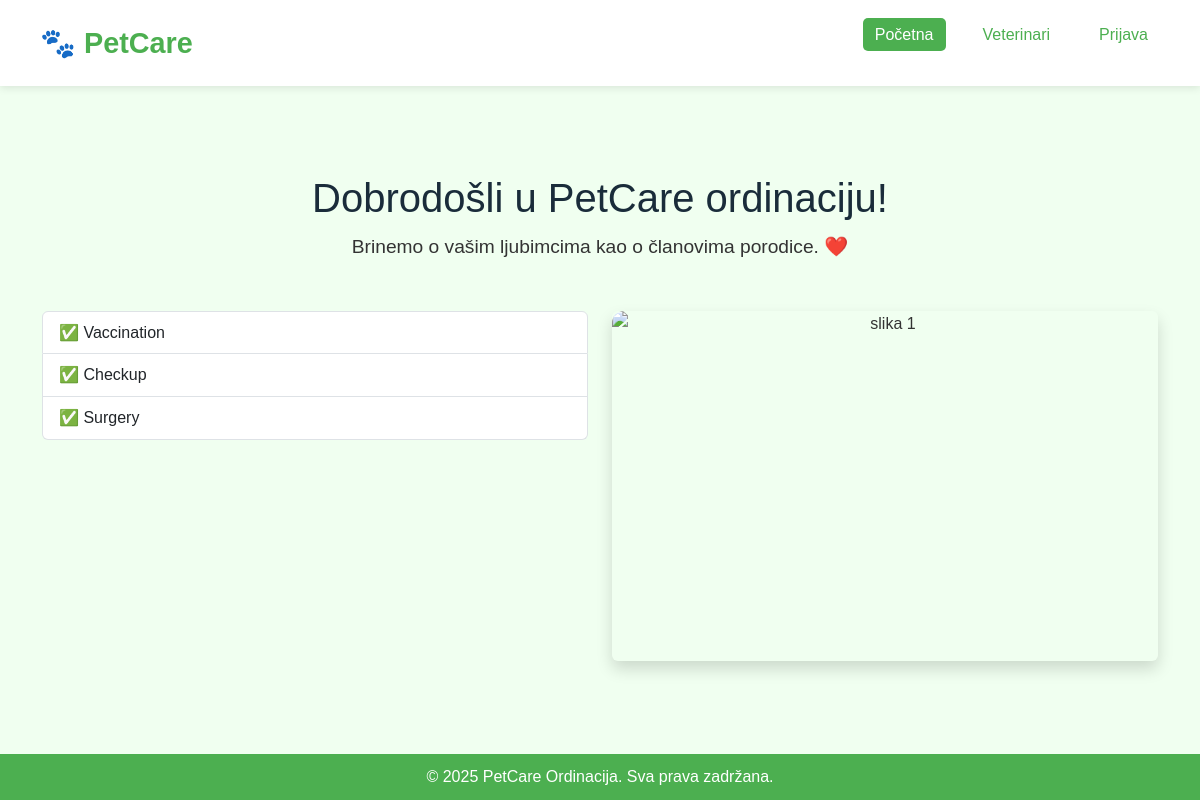
The page / on the database its author committed.
### tables this page shows
CREATE TABLE `services` (
  `id` int(10) UNSIGNED NOT NULL,
  `name` varchar(100) NOT NULL,
  `description` text DEFAULT NULL,
  `price` decimal(10,2) NOT NULL CHECK (`price` >= 0)
);

### functions.php (called while the page is built, shortened)
<?php
function get_all_services($pdo) {
    $stmt = $pdo->query("SELECT * FROM services");
    return $stmt->fetchAll();
}

### index.php (the view, shortened to what this page needs)
<?php
require_once 'functions.php';
$services = get_all_services($pdo);
?>
<!DOCTYPE html>
<html lang="sr">
<head>
    <link href="https://cdn.jsdelivr.net/npm/bootstrap@5.3.0/dist/css/bootstrap.min.css" rel="stylesheet">
    <link rel="stylesheet" href="css/css.css">
</head>
<body>
<header>
    <div class="logo">🐾 PetCare</div>
    <nav>
        <ul>
            <li><a href="index.php" class="active">Početna</a></li>
            <li><a href="vets.php">Veterinari</a></li>
            <li><a href="login.php">Prijava</a></li>
        </ul>
    </nav>
</header>
<main class="container my-5">
    <section class="hero text-center mb-5">
        <h1>Dobrodošli u PetCare ordinaciju!</h1>
        <p>Brinemo o vašim ljubimcima kao o članovima porodice. ❤️</p>
    </section>
    <div class="row align-items-start">
        <div class="col-md-6">
            <ul class="list-group text-start">
                <?php foreach ($services as $service): ?>
                    <li class="list-group-item">✅ <?= htmlspecialchars($service['name']) ?></li>
                <?php endforeach; ?>
            </ul>
        </div>
        <div class="col-md-6">
            <div id="serviceCarousel" class="carousel custom-carousel">
                <div class="carousel-inner rounded shadow">
                    <div class="carousel-item active">
                        <img src="images/clinic/index1.jpg" class="d-block w-100" alt="slika 1">
                    </div>
                </div>
            </div>
        </div>
    </div>
</main>
<footer class="custom-footer">
    <div class="footer-content">
        &copy; 2025 PetCare Ordinacija. Sva prava zadržana.
    </div>
</footer>
</body>
</html>

### css/css.css (style rules this page uses)
html, body { height: 100%; margin: 0; padding: 0; box-sizing: border-box; font-family: 'Segoe UI', sans-serif; }
body { display: flex; flex-direction: column; min-height: 100vh; background-color: #eaffea; color: #333; line-height: 1.6; }
a { text-decoration: none; color: #4caf50; }
header { background-color: #ffffff; padding: 20px 40px; display: flex; justify-content: space-between; align-items: center; box-shadow: 0 2px 8px rgba(0,0,0,0.1); position: sticky; top: 0; z-index: 999; }
.logo { font-size: 1.8rem; font-weight: bold; color: #4caf50; }
nav ul { list-style: none; display: flex; gap: 25px; }
nav ul li a { padding: 8px 12px; border-radius: 5px; transition: background 0.3s ease; }
nav ul li a:hover, nav ul li a.active { background-color: #4caf50; color: white; }
.carousel-inner img { height: 350px; object-fit: cover; border-radius: 12px; }
main { flex: 1; padding: 40px 20px; text-align: center; }
.hero { margin-bottom: 60px; }
.hero h1 { font-size: 2.5rem; margin-bottom: 10px; color: #1a2c3a; }
.hero p { font-size: 1.2rem; margin-bottom: 20px; }
footer { background-color: #4caf50; color: white; text-align: center; padding: 10px 0; }
body { margin: 0; padding: 0; font-family: sans-serif; background: #f0fff0; }

### rows shown on the page
services: name "Vaccination"
services: name "Checkup"
services: name "Surgery"
